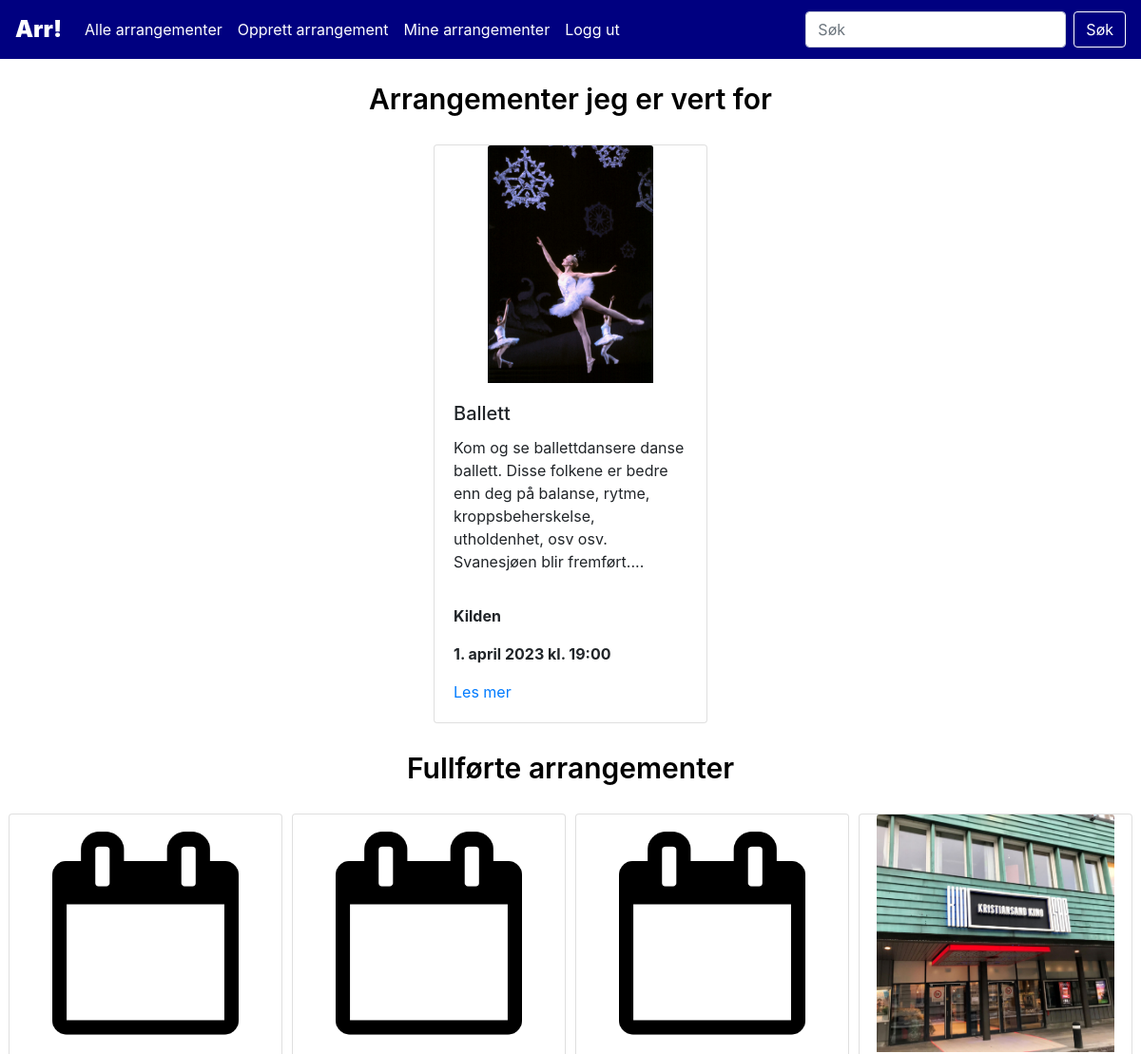
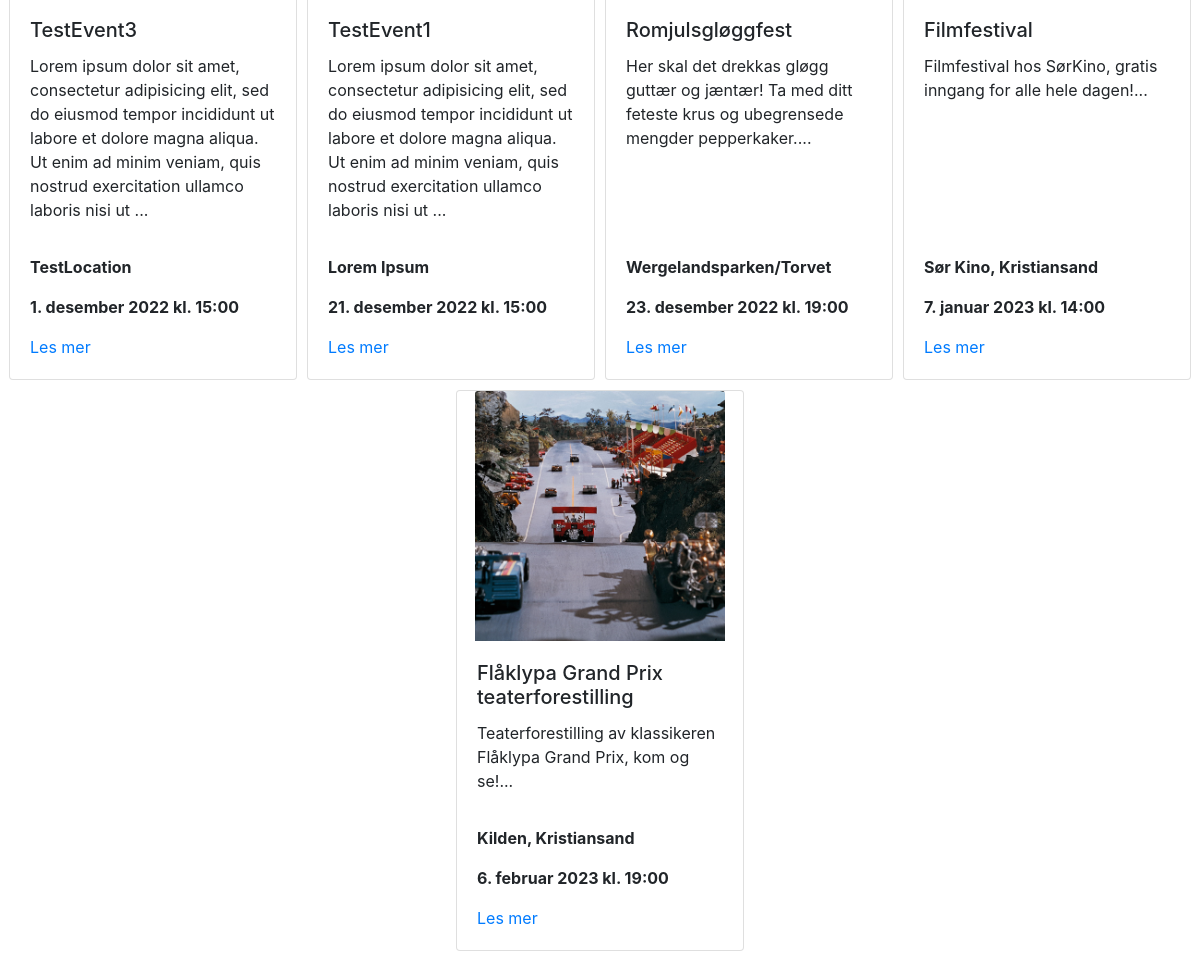
The page /showAll.php?key=host (signed in) on the database its author committed (2 pictures, top to bottom).
### tables this page shows
CREATE TABLE `events` (
  `event_id` int(10) NOT NULL,
  `title` varchar(100) NOT NULL,
  `info` varchar(1000) NOT NULL,
  `host` int(10) NOT NULL,
  `location` varchar(200) NOT NULL,
  `time` datetime NOT NULL,
  `category_id` int(10) NOT NULL,
  `endtime` datetime DEFAULT NULL,
  `ticketprice` varchar(10) DEFAULT NULL,
  `website` varchar(200) DEFAULT NULL
);

### assets/lib/class.Event.php (called while the page is built, shortened)
<?php
class Event{
    function eventsByHost($host, $number, $comingEvents){
        $dbConn = new DbConn();
        $conn = $dbConn->connect();
        if($number == null){
            $limit = ";";
        }
        else{
            $limit = " LIMIT $number;";
        }
        if($comingEvents){
            $time = " AND time >= CURRENT_DATE ";
        }
        else $time = " AND time < CURRENT_DATE ";
        $sql = "SELECT event_id, title, info, location, time
        FROM eventhandling.events
        INNER JOIN eventhandling.users ON users.user_id = events.host
        WHERE host = $host" . $time .
        "ORDER BY time ASC" .
        $limit;
        $result = $conn->query($sql);
        return $result;
    }
}
?>

### assets/lib/class.Display.php (the view)
<?php
    class Display{
        function displayCards($result){
            if ($result->num_rows > 0) {
                echo "<div class=\"flex-container\">";
                while($row = $result->fetch_assoc()) {
                    $datetime = new DateTimeImmutable($row['time']);
                    if(file_exists("assets/img/event" . $row['event_id'] . ".jpg")) $img = $img = "assets/img/event" . $row['event_id'] . ".jpg";
                    else $img = "assets/img/stock.png";
                    echo "
                    <div class=\"card\" style=\"width: 18rem;\">
                    <div class=\"card-img\">
                        <img class=\"card-img-top\" src=\"" . $img . "\" alt=\"Arrangementsbilde\">
                    </div>
                    <div class=\"card-body d-flex flex-column\">
                        <h5 class=\"card-title\">" . $row["title"] . "</h5>
                        <p class=\"card-text\">" . substr($row["info"],0,200) . "...</p>
                    </div>
                    <div class=\"card-footer\">
                        <p class=\"card-text\"><strong>" . $row["location"] . "</strong></p>
                        <p class=\"card-text\"><strong>" . self::formatDatetime($datetime) . "</strong></p>
                        <a href=\"event.php?event_id=" . $row['event_id'] . "\" class\"btn btn-primary\">Les mer</a>
                    </div>
                    </div>
                    ";
                }
                echo "</div>";
                }
                else {
                echo "<div class='no-results'><text>Ingen treff</text><div>";
            }
        }
        function translateMonth($month){
            return $translated = match($month){
                "January"=>"januar",
                "February"=>"februar",
                "March"=>"mars",
                "April"=>"april",
                "May"=>"mai",
                "June"=>"juni",
                "July"=>"juli",
                "August"=>"august",
                "September"=>"september",
                "October"=>"oktober",
                "November"=>"november",
                "December"=>"desember"
            };
        }
        function formatDatetime($datetime){
            $formattedDatetime = $datetime->format('j.') . " " . self::translateMonth($datetime->format('F')) . " " . $datetime->format('Y') . " kl. " . $datetime->format('H:i');
            return $formattedDatetime;
        }
    }
?>

### assets/css/styles.css (style rules this page uses)
.flex-container { display: flex !important; flex-direction: row !important; flex-wrap: wrap !important; justify-content: center; }
.card { margin: 5px; }
.card-img { display: flex; justify-content: center; }
.card-img img { height: 250px; max-width: 250px; object-fit: cover; width: auto; }
.card-footer { padding-left: 1.25rem; padding-bottom: 1.25rem; background-color: rgba(0,0,0,0); border-top: 1px solid rgba(0,0,0,0); }

### rows shown on the page
events: shows a picture, title "Ballett", info "Kom og se ballettdansere danse ballett. Disse folkene er bedre enn deg på balanse, rytme, kroppsbeherskelse, utholdenhet, osv osv. Svanesjøen blir fremført.", location "Kilden", time "1. april 2023 kl. 19:00"
events: title "TestEvent3", info "Lorem ipsum dolor sit amet, consectetur adipisicing elit, sed do eiusmod tempor incididunt ut labore et dolore magna aliqua. Ut enim ad minim veniam, quis nostrud exercitation ullamco laboris nisi ut", location "TestLocation", time "1. desember 2022 kl. 15:00"
events: title "TestEvent1", info "Lorem ipsum dolor sit amet, consectetur adipisicing elit, sed do eiusmod tempor incididunt ut labore et dolore magna aliqua. Ut enim ad minim veniam, quis nostrud exercitation ullamco laboris nisi ut", location "Lorem Ipsum", time "21. desember 2022 kl. 15:00"
events: title "Romjulsgløggfest", info "Her skal det drekkas gløgg guttær og jæntær! Ta med ditt feteste krus og ubegrensede mengder pepperkaker.", location "Wergelandsparken/Torvet", time "23. desember 2022 kl. 19:00"
events: shows a picture, title "Filmfestival", info "Filmfestival hos SørKino, gratis inngang for alle hele dagen!", location "Sør Kino, Kristiansand", time "7. januar 2023 kl. 14:00"
events: shows a picture, title "Flåklypa Grand Prix teaterforestilling", info "Teaterforestilling av klassikeren Flåklypa Grand Prix, kom og se!", location "Kilden, Kristiansand", time "6. februar 2023 kl. 19:00"
